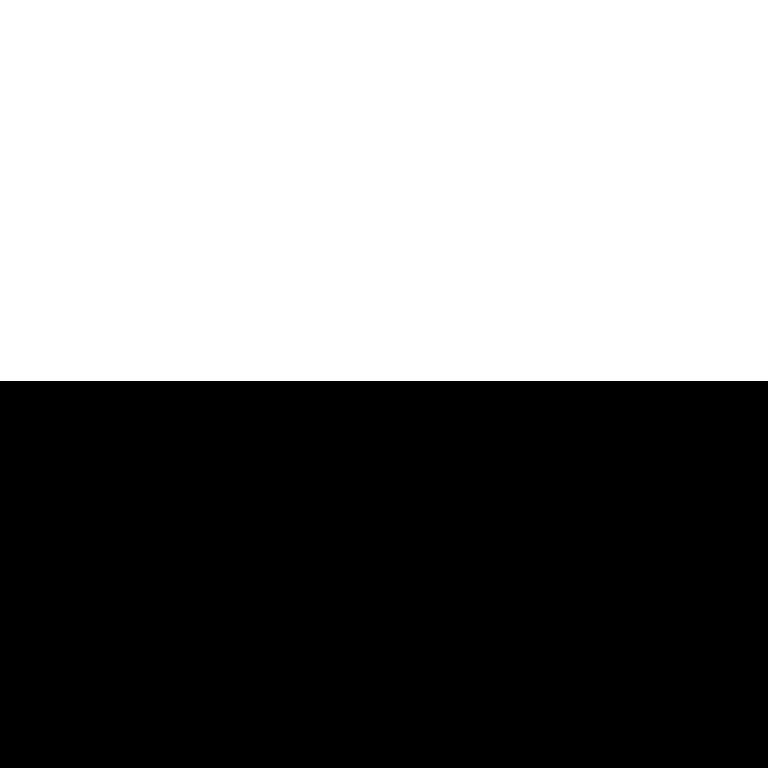
%> input picture Topic 04 - Filtering in the Frequency Domain/CODES/square.tif, 768 x 768 px
$ octave s129CircConv.m   (GNU Octave 9; MATLAB toolbox functions it lacks are replaced by stand-ins)
%> lines starting %> are read from the running program, lines starting %| are printed output that depends on the picture; in (x1, y1, x2, y2) boxes, pixels count from 0 and x2, y2 are one past the last pixel; in counts of white or black regions, pixels touching at a corner belong together; the program's own positions count from 1
%%%%%%%%%%%%%%%%%%%%%%%%%%%%%%%%%%%%%%%%%%%%%
% Autor: Alexandre Zaghetto                 %
% Data: 16/06/2017                          %
% Local: McGill University                  %
%%%%%%%%%%%%%%%%%%%%%%%%%%%%%%%%%%%%%%%%%%%%%
% Circular Convolution and Padding          %
%                                           %
%%%%%%%%%%%%%%%%%%%%%%%%%%%%%%%%%%%%%%%%%%%%%
clear all;
close all;
clc;

f =(imread('square.tif'));
%> f is the input picture: size 768x768 uint8; values 0 (black) and 230 (white), 49.6% white; 1 white region, box (x1, y1, x2, y2) and area: (0, 0, 768, 381) 292608
imshow(f)
[h,w] = size(f);
%> h = 768; w = 768
H = fspecial('gaussian',[h w],h/32);
H = (H/max(max(H)));
figure
mesh(H)
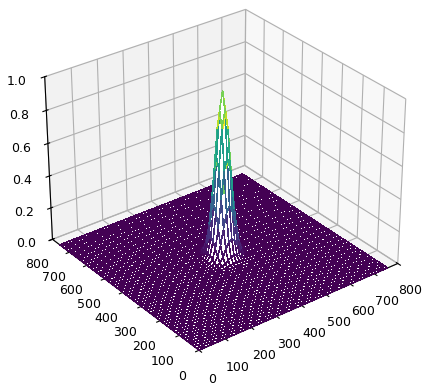
%> figure redrawn from the program's plot data
F = fftshift(fft2(f));
G = F.*H;
g = ifft2(G);
figure;
imshow(uint8(abs(g)))
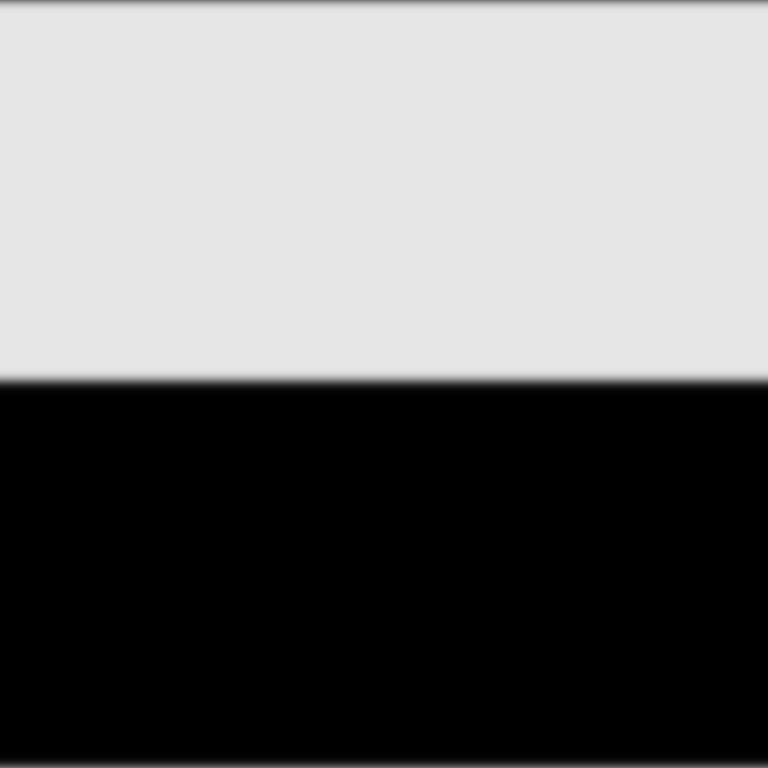
%> displayed picture: size 768x768, on the screen's scale of 0 to 255; min 0, max 230, mean 114.1

% Preenchimento padding de f
fpadding = zeros(2*h,2*w);
fpadding(h/2+1:h/2+w,w/2+1:w/2+w) =  f;
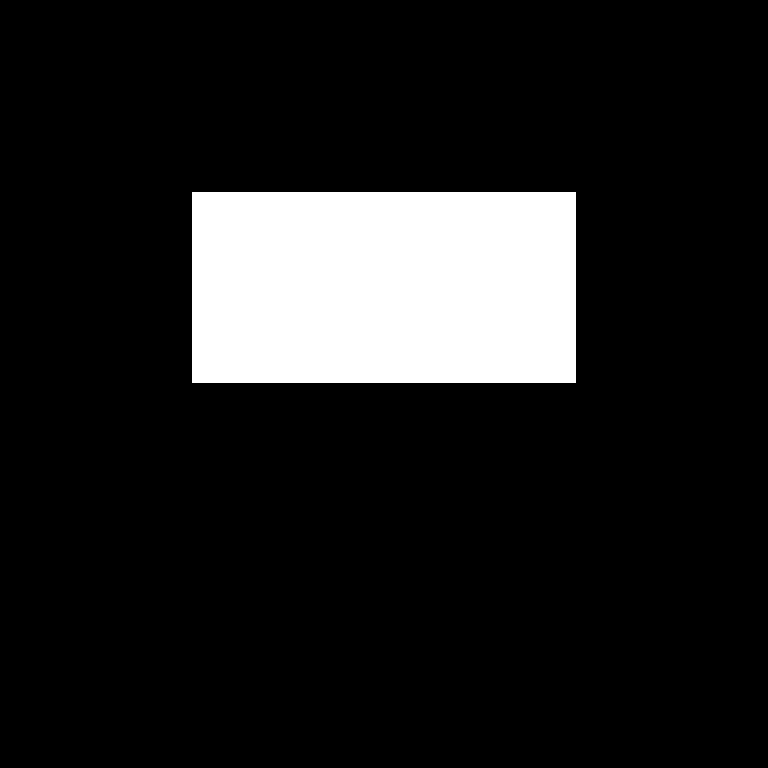
%> fpadding: size 1536x1536 double (shown at 1/2 size); values 0 (black) and 230 (white), 12.4% white; 1 white region, box (x1, y1, x2, y2) and area: (384, 384, 1152, 765) 292608
Fpadding = fftshift(fft2(fpadding));

% Preenchimento com padding de H
Hpadding = fspecial('gaussian',[2*h 2*w],2*h/32);
Hpadding = (Hpadding/max(max(Hpadding)));
figure
mesh(Hpadding)
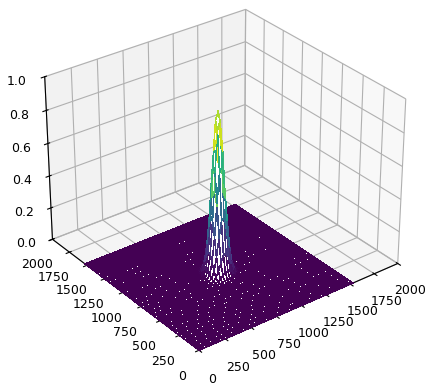
%> figure redrawn from the program's plot data

G = Fpadding.*Hpadding;
g = ifft2(G);
g = g(h/2+1:h/2+h,w/2+1:w/2+w);
figure;
imshow(uint8(abs(g)))
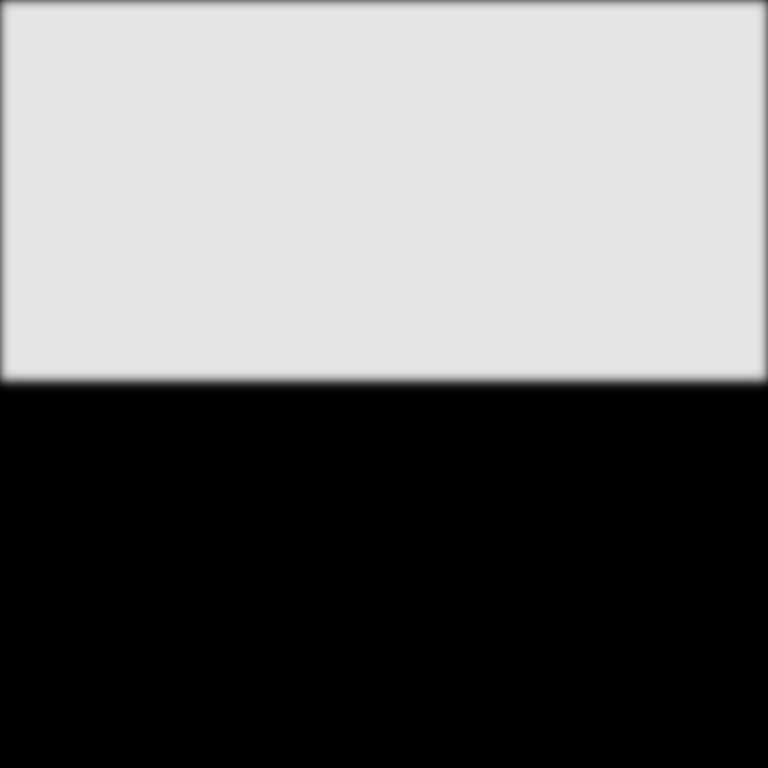
%> displayed picture: size 768x768, on the screen's scale of 0 to 255; min 0, max 230, mean 112.9
